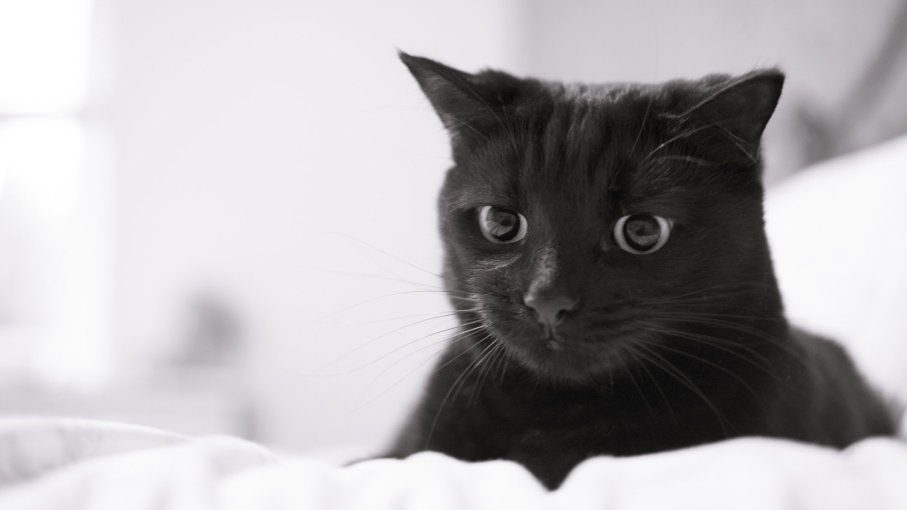
#> input picture Computer_Vision_Exercises_02/imgs/cat.jpg, 907 x 510 px, found by its file name
$ jupyter execute --allow-errors 3enhancement_geom.ipynb   (shell and % lines are left out)   (older library calls are emulated)
#> lines starting #> are read from the running program, lines starting #| are printed output that depends on the picture; after the words box and inside, x2 and y2 are one past the last pixel; in counts of white or black regions, pixels touching at a corner belong together
[cell 1]
import warnings
warnings.filterwarnings("ignore")

import matplotlib.pyplot as plt

import numpy as np
from scipy.misc import imread, imsave, imresize

from skimage.transform import resize, rescale
from skimage import img_as_ubyte

[cell 2]
# Decrease the size of the cat.jpg image for half using two different functions. Save the result. Comment the differences
# The output is different. Convert to uint8.
import skimage

cat_img= imread('imgs\cat.jpg')
#> cat_img is the input picture: shape (510, 907, 3); mean R, G, B 174.3, 172.8, 174.5

plt.imshow( cat_img )
plt.show()

numrows = len( cat_img )
#> numrows = 510
numcols = len( cat_img[0])
#> numcols = 907

halfed_cat_img = skimage.transform.resize( cat_img, ( numrows//2, numcols//2))

plt.imshow( halfed_cat_img )
plt.show()

converted_halfed_cat_image = np.array( halfed_cat_img, dtype=np.uint8 )
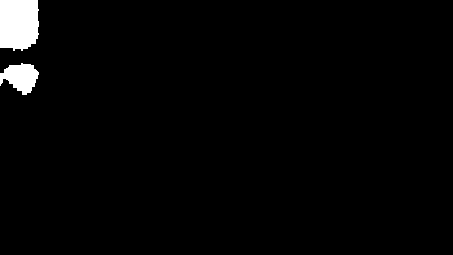
#> converted_halfed_cat_image: shape (255, 453, 3); values 0 (black) and 1 (white), 2.3% white; 2 white regions, box (x1, y1, x2, y2) and area: (0, 0, 39, 51) 1816, (0, 63, 39, 95) 792
plt.imshow( converted_halfed_cat_image )
plt.show()

[cell 3]
# Create a function to receive any image, the method for interpolation and the new size.
# The function should output the new image. Test your method with an image and plot the result
# Note that according to your resize function (skimage or scipy) the type of your input parameters can be different.
import skimage

def interpolateImage( image_path, method_for_interpolation, nrows, ncols ):

#> called with image_path = 'imgs\\cat.jpg', method_for_interpolation = 2, nrows = 300, ncols = 400
    img= imread( image_path )

    plt.imshow( cat_img )
    plt.show()

    img_resized = skimage.transform.resize(img, (nrows, ncols))
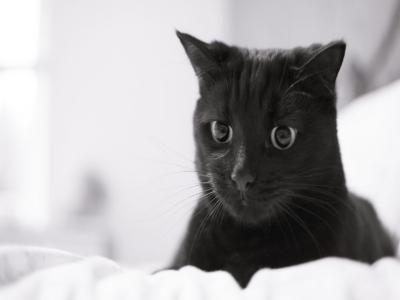
#> img_resized: shape (300, 400, 3) float64; mean R, G, B 0.684, 0.678, 0.684

    plt.imshow( img_resized )
    plt.show()

    return img_resized


interpolateImage( 'imgs\cat.jpg', 2, 300, 400 )

[cell 4]
# Import the image coffee from skimage and rotate 45 degrees using the scipy module. Display the results.
# Change the padding

from skimage import data
from scipy.ndimage import rotate

img = data.coffee()
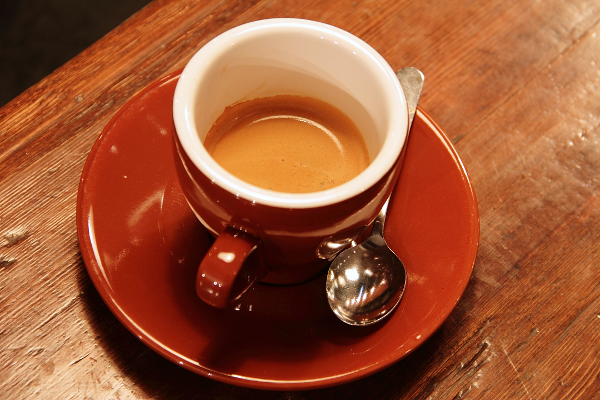
#> input picture skimage.data.coffee(), 600 x 400 px
#> img is the input picture: shape (400, 600, 3); mean R, G, B 158.6, 85.8, 51.5

plt.imshow( img )
plt.show()


rotated_img = rotate( img, 45 )
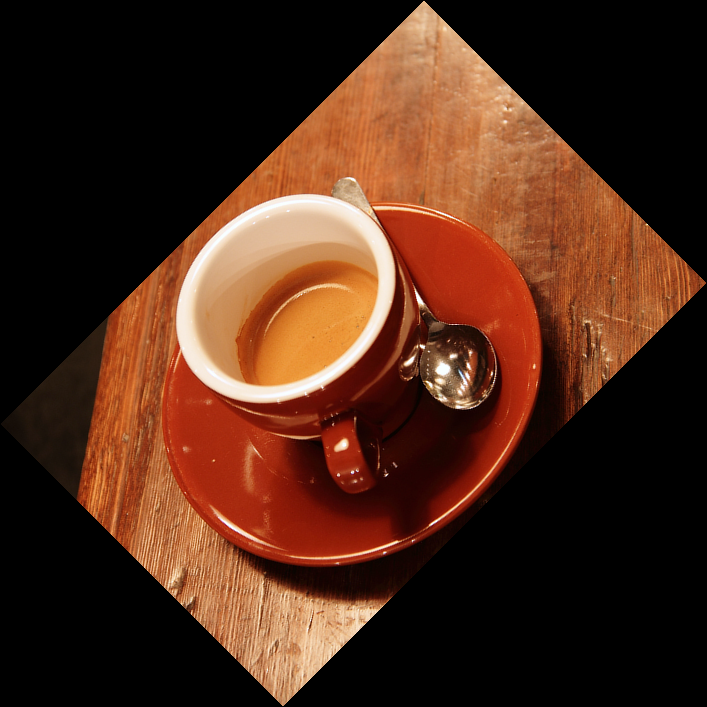
#> rotated_img: shape (707, 707, 3); mean R, G, B 75.9, 41.1, 24.6
plt.imshow( rotated_img )
plt.show()

padded_image = skimage.util.pad( img, (1,1) , 'edge')

#> (the rest of this cell did not finish here and is left out)

[cell 5]
# Import the image coffee from skimage and rotate 45 degrees using the skimage module. Display the results.
# Compare the outputs with the previous solution
# Change the padding

from skimage import data
from skimage.transform import rotate

[cell 6]
# Implement your own rotation method (45degrees) using bilinear interpolation

from skimage.color import rgb2gray

img = rgb2gray(data.coffee())
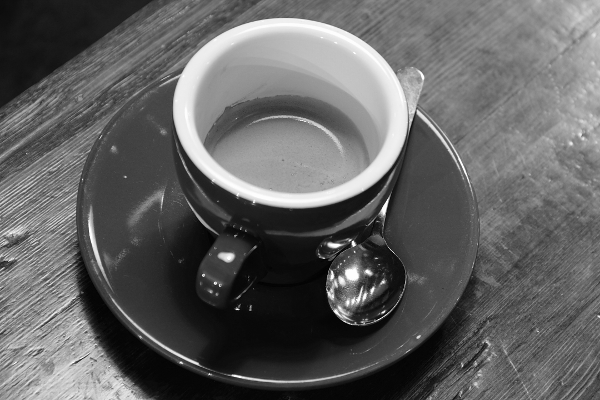
#> img: shape (400, 600) float64; min 0.000283, max 1, mean 0.387
nrows,ncols = img.shape
#> nrows = 400; ncols = 600
